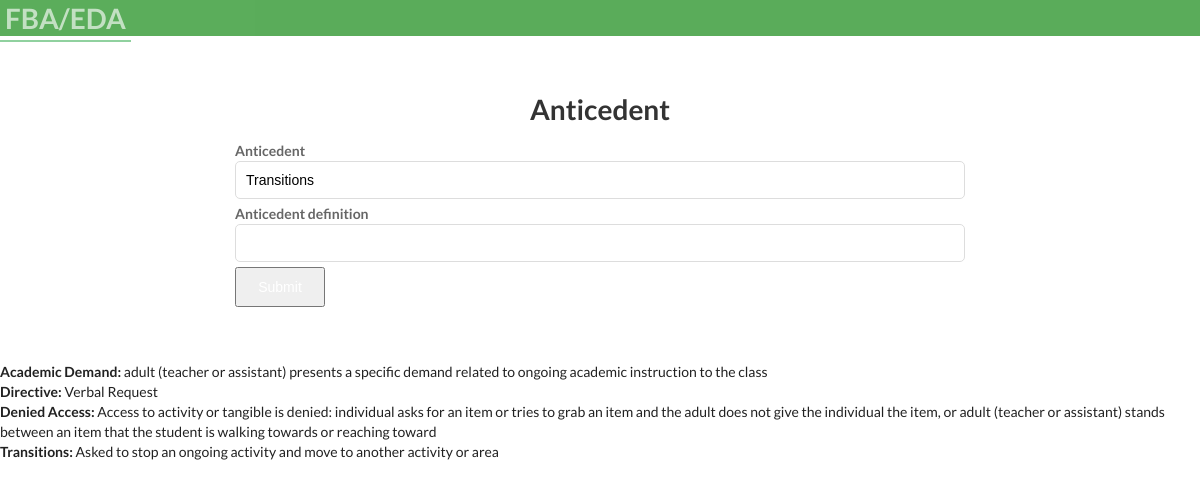
Page /update_anticedent/1/ on the earlier database version.
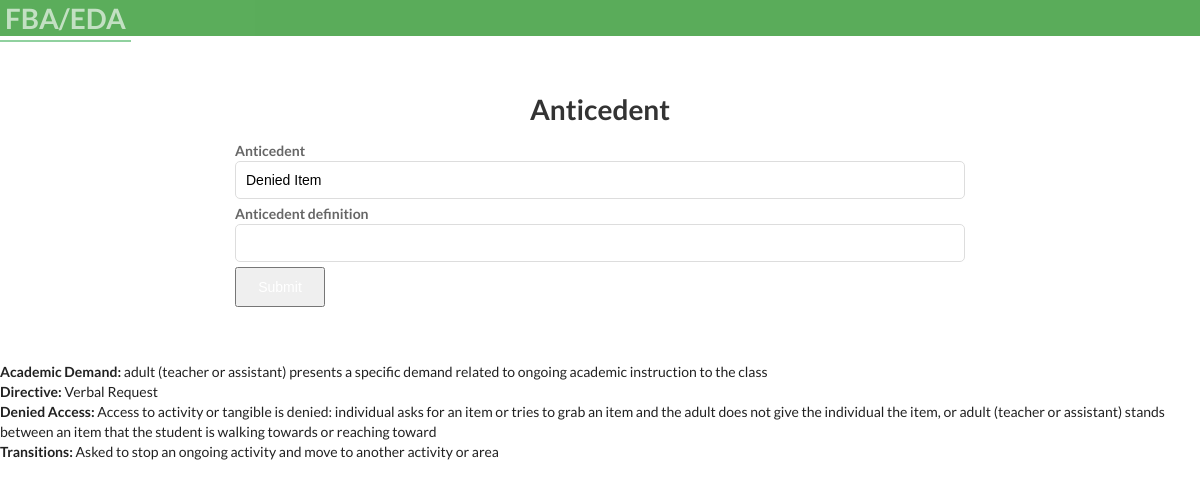
Same page on the later database version.
### bip/models.py (models this page shows, shortened)
class Anticedent(models.Model):
        anticedentincident = models.CharField(max_length=50,verbose_name= 'Anticedent', null=True, blank=True)
        student= models.ForeignKey(Student,on_delete=models.CASCADE)
        anticedent_definition = models.CharField(null=True, blank=True, max_length=1000)
        user = models.ForeignKey(User, on_delete=models.CASCADE,  default=None)

### bip/views.py (the view, shortened to what this page needs)
# urls.py: path('update_anticedent/<pk>/',views.updateAnticedent,name='update_anticedent'),
def updateAnticedent(request, pk):
    antiupdate = Anticedent.objects.get(id=pk)
    form = CreateAnticedentForm(instance=antiupdate)
    context = {'form':form}
    return render(request, "bip/create_anticedent.html", context)

### bip/forms.py
class CreateAnticedentForm(ModelForm):
    class Meta():
        model = Anticedent
        fields = ('anticedentincident','anticedent_definition')

### bip/context_processors.py (called while the page is built)
def user_context(request):
    user = get_user(request)
    return {'user': user}

### bip/templates/bip/create_anticedent.html (shortened to what this page needs)
{% extends 'partials/base.html' %}
{% block content %}
{%load crispy_forms_tags %}
<body>
  <div id="container" >
    <div class="form-wrap" >
      <h1>Anticedent</h1>
      <form method="POST" class"btn btn-primary mt-3">
        <div class='row'>
          <div class='col-6'><b> {{ form.anticedentincident |as_crispy_field }}</b></div>
          <div class='col-12'><b> {{ form.anticedent_definition |as_crispy_field }}</b></div>
      </div>
        <button class="btn btn-primary mt-3" type="submit" style='width:90px'>Submit</button>
      </form>
    </div>
  </div>
  <div class='container'>
    <div class="card border mb-3">
       <div class="card-body">
        <ul >
          <li><b>Academic Demand:</b> adult (teacher or assistant) presents a specific demand related to ongoing academic
            instruction to the class   </li>
            <li><b> Directive:</b> Verbal Request</li>
            <li><b>Denied Access:</b> Access to activity or tangible is denied: individual asks for an item or tries to grab an item and the adult does not give the individual the item, or adult (teacher or assistant) stands between an item that the student is walking towards
            or reaching toward</li>
            <li><b>Transitions:</b> Asked to stop an ongoing activity and move to another activity or area </li>
        </ul>
      </div>
    </div>
</div>
</body>
  {% endblock %}

Differences in the rows shown:
changed Anticedent: anticedentincident "Transitions" → "Denied Item"
